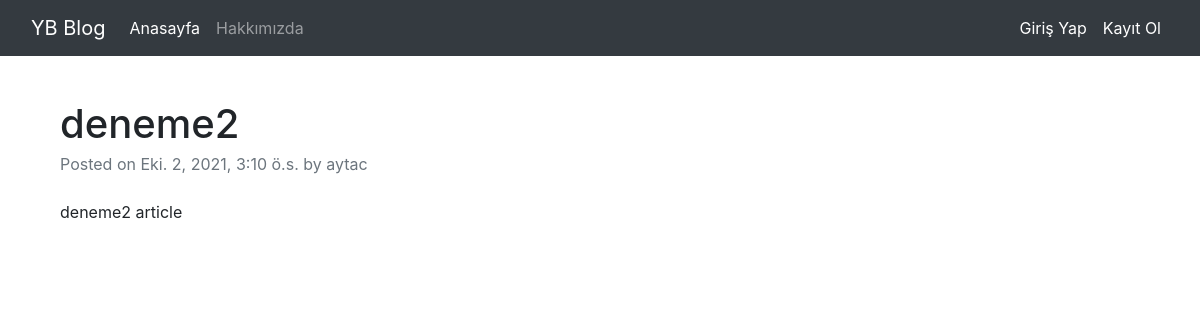
Screenshot of /article/article/2 with the database file from the repository.
### article/models.py (models this page shows, shortened)
class Article(models.Model):
    author = models.ForeignKey("auth.User",on_delete = models.CASCADE,verbose_name="Yazar")
    title = models.CharField(max_length=50,verbose_name="Başlık")
    content = models.TextField(verbose_name="içerik")
    created_date = models.DateTimeField(auto_now_add=True,verbose_name="oluşturma tarihi")

### article/views.py (the view)
# urls.py: path('article/<int:id>', views.detail,name="detail"),
def detail(request,id):
    article = get_object_or_404(Article,id = id)
    return render(request,"detail.html",{"article":article})

### templates/detail.html
{% extends "layout.html" %}
{% block body %}
<div class="container mt-5">
    <div class="row">
        <div class="col-lg-8">
            <article>
                <header class="mb-4">
                    <h1 class="fw-bolder mb-1">{{article.title}}</h1>
                    <div class="text-muted fst-italic mb-2">Posted on {{article.created_date}} by {{article.author.username}}</div>
                    </header>
                <section class="mb-5">
                    <p class="fs-5 mb-4">{{article.content}}</p>
                </section>
            </article>
        </div>
    </div>
</div>
{% endblock body %}

### rows the page displays
Article: title "deneme2", created_date "Eki. 2, 2021, 3:10 ö.s.", author.username "aytac", content "deneme2 article"
